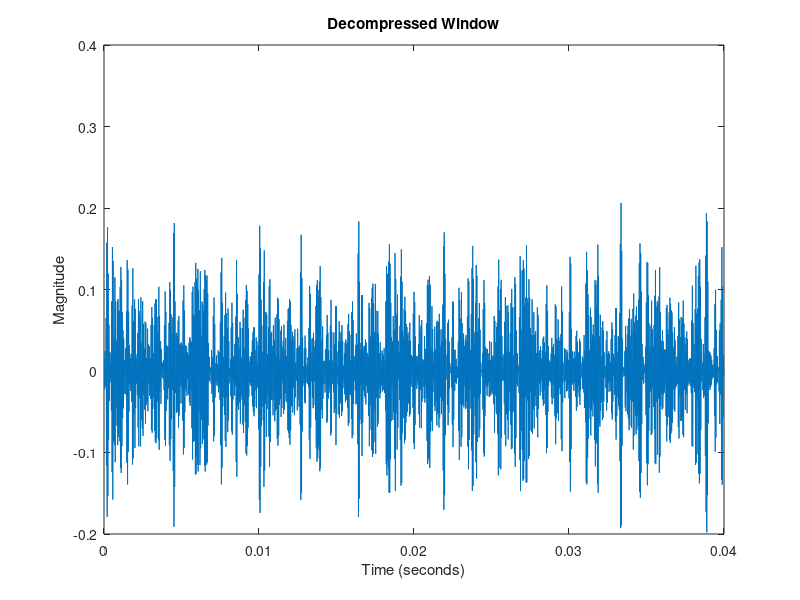

Recreate this plot in MATLAB.
% Chad Martin & Von Kaukeano
% ECE3512 - Signals
% Computer Assignment 1

%% Part 1
clear;
load ca1Data.mat

A=A1; % CHANGE FOR DIFFRENT DATA SETS
freqs=freqs1; % CHANGE FOR DIFFRENT DATA SETS

samples=.04*fs; % samples per window

[num_windows,num_samples]=size(A); % windows and samples

num_samples = num_samples - 0 % decrease number of samples

p=angle(A); % phase angle in rads/sec
k=2*abs(A); % magnitude
t=(1/fs):(1/fs):(samples/fs);
w=freqs*2*pi; %frequency in rads/sec

%initialize to zero
window_sum = zeros(1,samples); % storage for sum of cosines
signal_array = zeros(1,samples*num_windows); % storage for calculations on next row

for i=1:num_windows
    for j=1:num_samples
        window_sum = window_sum + (k(i,j)*cos((w(i,j))*t+p(i,j))); % sum all cosines in for i
    end
    signal_array((1:samples)+samples*(i-1)) = window_sum; % string togeather window sums
    window_sum = zeros(1,samples);% reset window for next trip through loop
end

%soundsc(signal_array,fs)

%Graph final audio clip
figure(1);
plot(t,signal_array(1:1764))
xlabel('Time (seconds)');
ylabel('Magnitude');
title('Decompressed Window')



